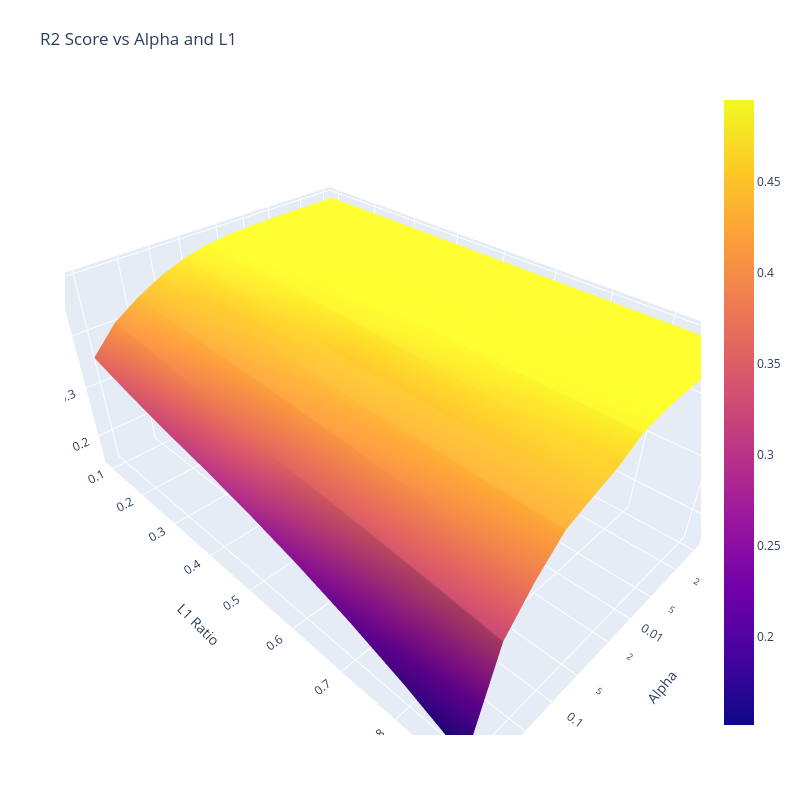

Notebook source saved alongside this figure:
### Code cell
import numpy as np
from sklearn.linear_model import ElasticNet
import pandas as pd
import matplotlib.pyplot as plt
import plotly.graph_objects as go

X = dataset.drop(columns=['price'])
y = dataset['price']

X_train, X_test, y_train, y_test = train_test_split(
    X, y, test_size=0.2, random_state=42
)

#alphas_tmp = range(-30, 10, 1)
alphas_tmp = range(-60, 0, 5)
alphas = [10 ** (i/20) for i in alphas_tmp]

l1_ratios_tmp = range(10, 100, 10)
l1_ratios = [i/100 for i in l1_ratios_tmp]

output = pd.DataFrame(columns=['alpha', 'l1_ratio', 'r2_score'])
for alpha in alphas:
    for l1_ratio in l1_ratios:
        elasticnet_model = ElasticNet(alpha=alpha, l1_ratio=l1_ratio).fit(X_train, y_train)
        # Add the results to the output DataFrame
        r2_score = elasticnet_model.score(X_test, y_test)
        output = pd.concat([output, pd.DataFrame({'alpha': [alpha], 'l1_ratio': [l1_ratio], 'r2_score': [r2_score]})], ignore_index=True)

# Create a 3D surface plot of the R2 scores as a function of alpha and l1_ratio
fig = go.Figure(data=[go.Surface(z=output.pivot(index='l1_ratio', columns='alpha', values='r2_score').values,
                         x=output['alpha'].unique(),
                         y=output['l1_ratio'].unique())])
fig.update_layout(title='R2 Score vs Alpha and L1', autosize=False,
                  width=800, height=800,
                  margin=dict(l=65, r=50, b=65, t=90))
fig.update_layout(scene=dict(
                    xaxis=dict(type='log'),
                    xaxis_title='Alpha',
                    yaxis_title='L1 Ratio',
                    zaxis_title='R2 Score'),
                    )
fig.show()

### Figure 1 — Plotly figure (JSON) as saved in the notebook; plotly's stock layout.template omitted (floating-point values rounded to 4 significant figures)
{"data": [{"type": "surface", "x": [0.001, 0.001778, 0.003162, 0.005623, 0.01, 0.01778, 0.03162, 0.05623, 0.1, 0.1778, 0.3162, 0.5623], "y": [0.1, 0.2, 0.3, 0.4, 0.5, 0.6, 0.7, 0.8, 0.9], "z": [[0.495, 0.4949, 0.4948, 0.4944, 0.4935, 0.4913, 0.4863, 0.4765, 0.4601, 0.4376, 0.4097, 0.363], [0.4949, 0.4949, 0.4947, 0.4943, 0.4932, 0.4906, 0.4843, 0.4718, 0.4501, 0.4306, 0.3999, 0.3395], [0.4949, 0.4949, 0.4947, 0.4942, 0.493, 0.4897, 0.4821, 0.466, 0.4442, 0.425, 0.3883, 0.3193], [0.4949, 0.4948, 0.4946, 0.4941, 0.4926, 0.4888, 0.4795, 0.4589, 0.4408, 0.4201, 0.374, 0.3021], [0.4949, 0.4948, 0.4946, 0.494, 0.4923, 0.4878, 0.4764, 0.4504, 0.4372, 0.4144, 0.3603, 0.2817], [0.4949, 0.4948, 0.4945, 0.4938, 0.4919, 0.4866, 0.4728, 0.4486, 0.4343, 0.4078, 0.3528, 0.2575], [0.4949, 0.4948, 0.4945, 0.4937, 0.4915, 0.4853, 0.4686, 0.4469, 0.432, 0.4002, 0.3444, 0.2285], [0.4949, 0.4948, 0.4944, 0.4935, 0.491, 0.4839, 0.4637, 0.445, 0.4294, 0.3915, 0.3349, 0.1937], [0.4949, 0.4947, 0.4944, 0.4934, 0.4906, 0.4823, 0.4579, 0.4432, 0.4265, 0.3821, 0.324, 0.1517]]}], "layout": {"autosize": false, "height": 800, "margin": {"b": 65, "l": 65, "r": 50, "t": 90}, "scene": {"xaxis": {"title": {"text": "Alpha"}, "type": "log"}, "yaxis": {"title": {"text": "L1 Ratio"}}, "zaxis": {"title": {"text": "R2 Score"}}}, "title": {"text": "R2 Score vs Alpha and L1"}, "width": 800}}
